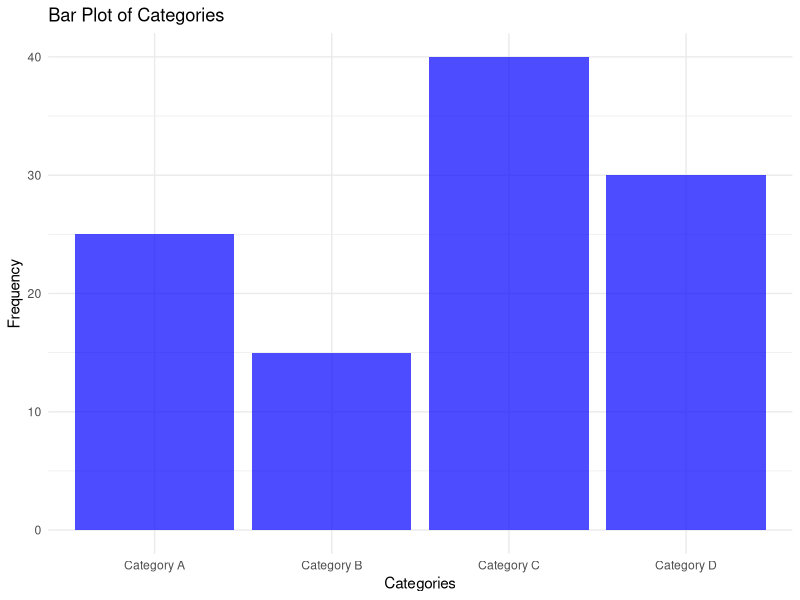

This chart was generated by the following R code:
# Sample data for the bar plot
categories <- c("Category A", "Category B", "Category C", "Category D")
frequency <- c(25, 15, 40, 30)

# Create a data frame from the data
data_df <- data.frame(Category = categories, Frequency = frequency)

# Load the ggplot2 library for data visualization
library(ggplot2)

# Create the bar plot
bar_plot <- ggplot(data_df, aes(x = Category, y = Frequency)) +
  geom_bar(stat = "identity", fill = "blue", alpha = 0.7) +
  labs(title = "Bar Plot of Categories",
       x = "Categories",
       y = "Frequency") +
  theme_minimal()

# Display the plot
print(bar_plot)